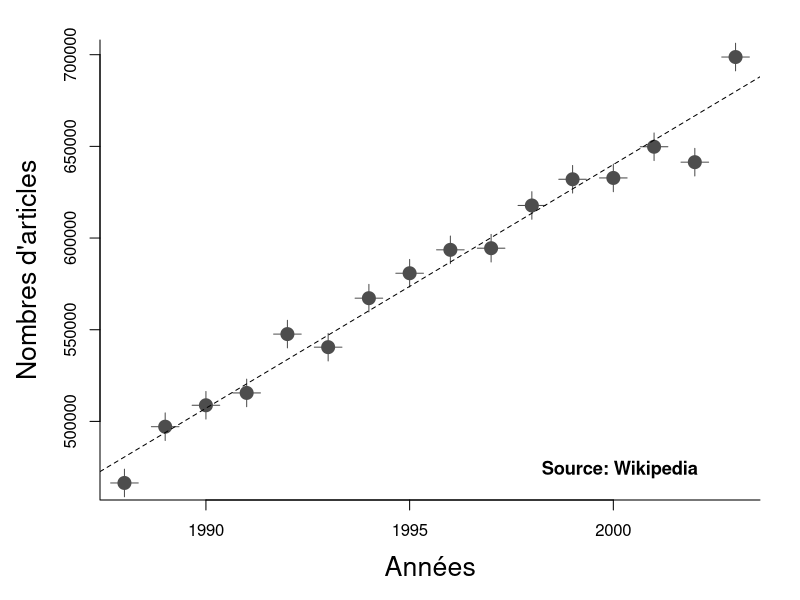

Here is the R script that generated this plot:
prod <- c(466419,497102,508795,515530,547617,540491,567204,580809,593568,594467,617762,632059,632781,649795,641388,698726)

year <- 1988:2003


jpeg(filename="~/Github/Talk_bib/images/nbarticles.jpg", unit="cm", width=16, height=14, res=300)
par(font=2, cex.lab=1.6, bty="l", mar=c(5,5,2,2))
plot(year,prod, col="grey30", cex=2.6, pch=20, ylab="Nombres d'articles", xlab="Années")
points(year,prod, col="grey30", cex=2.6, pch=3)
abline(lm(prod~year), lty=2)
text(1998,473402,label="Source: Wikipedia", pos=4, cex=1.1)
dev.off()
